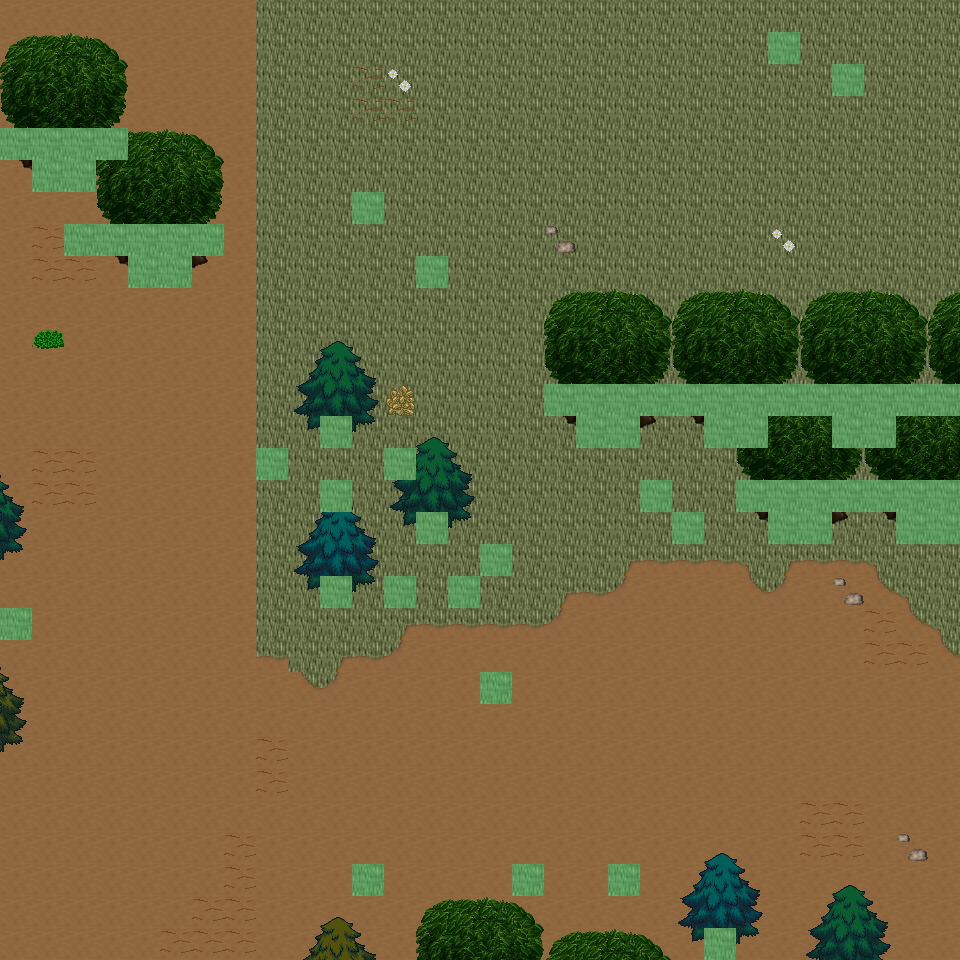

A level layout from a 2D game, rendered from its tile map. Below: a short description, then the map file with tile-grid data replaced by summaries:
An orthogonal 30x30 tile map with 32x32 px tiles, 6 tile layers (Ground, Object, Object2, Above, ...), 25 tilesets and 5 objects (5x mapExit).

<map version="1.0" orientation="orthogonal" renderorder="right-down" width="30" height="30" tilewidth="32" tileheight="32" nextobjectid="6">
  <tileset firstgid="1" name="tileset_ground_ground" tilewidth="32" tileheight="32" tilecount="33" columns="3">
    <image source="../drawable/tileset_ground_ground.png" width="96" height="352" />
  </tileset>
  <tileset firstgid="34" name="tileset_ground_grass_edges" tilewidth="32" tileheight="32" tilecount="36" columns="12">
    <image source="../drawable/tileset_ground_grass_edges.png" width="384" height="96" />
  </tileset>
  <tileset firstgid="70" name="tileset_ground_ridge_earth_dark" tilewidth="32" tileheight="32" tilecount="96" columns="12">
    <image source="../drawable/tileset_ground_ridge_earth_dark.png" width="384" height="256" />
  </tileset>
  <tileset firstgid="166" name="tileset_plant_flower_daisy_white" tilewidth="32" tileheight="32" tilecount="8" columns="2">
    <image source="../drawable/tileset_plant_flower_daisy_white.png" width="64" height="128" />
  </tileset>
  <tileset firstgid="174" name="tileset_plant_grasses" tilewidth="32" tileheight="32" tilecount="6" columns="3">
    <image source="../drawable/tileset_plant_grasses.png" width="96" height="64" />
  </tileset>
  <tileset firstgid="180" name="tileset_ground_rock_pebbles" tilewidth="32" tileheight="32" tilecount="3" columns="1">
    <image source="../drawable/tileset_ground_rock_pebbles.png" width="32" height="96" />
  </tileset>
  <tileset firstgid="183" name="tileset_plant_flower_daisy_blue" tilewidth="32" tileheight="32" tilecount="8" columns="2">
    <image source="../drawable/tileset_plant_flower_daisy_blue.png" width="64" height="128" />
  </tileset>
  <tileset firstgid="191" name="tileset_ground_ladder_vertical_dark" tilewidth="32" tileheight="32" tilecount="3" columns="3">
    <image source="../drawable/tileset_ground_ladder_vertical_dark.png" width="96" height="32" />
  </tileset>
  <tileset firstgid="194" name="tileset_item_corpse_huge_animal" tilewidth="32" tileheight="32" tilecount="16" columns="2">
    <image source="../drawable/tileset_item_corpse_huge_animal.png" width="64" height="256" />
  </tileset>
  <tileset firstgid="210" name="tileset_ground_ladder_steps" tilewidth="32" tileheight="32" tilecount="6" columns="3">
    <image source="../drawable/tileset_ground_ladder_steps.png" width="96" height="64" />
  </tileset>
  <tileset firstgid="216" name="tileset_logic_creature_rodent" tilewidth="32" tileheight="32" tilecount="8" columns="8">
    <image source="../drawable/tileset_logic_creature_rodent.png" width="256" height="32" />
  </tileset>
  <tileset firstgid="224" name="tileset_logic_creature_animal" tilewidth="32" tileheight="32" tilecount="32" columns="8">
    <image source="../drawable/tileset_logic_creature_animal.png" width="256" height="128" />
  </tileset>
  <tileset firstgid="256" name="tileset_logic_portal" tilewidth="32" tileheight="32" tilecount="24" columns="8">
    <image source="../drawable/tileset_logic_portal.png" width="256" height="96" />
  </tileset>
  <tileset firstgid="280" name="tileset_logic_creature_orc" tilewidth="32" tileheight="32" tilecount="5" columns="5">
    <image source="../drawable/tileset_logic_creature_orc.png" width="192" height="32" />
  </tileset>
  <tileset firstgid="285" name="tileset_logic_collision" tilewidth="32" tileheight="32" tilecount="1" columns="1">
    <image source="../drawable/tileset_logic_collision.png" width="32" height="32" />
  </tileset>
  <tileset firstgid="286" name="tileset_ground_green_paving" tilewidth="32" tileheight="32" tilecount="18" columns="3">
    <image source="../drawable/tileset_ground_green_paving.png" width="96" height="192" />
  </tileset>
  <tileset firstgid="304" name="tileset_logic_protection" tilewidth="32" tileheight="32" tilecount="2" columns="2">
    <image source="../drawable/tileset_logic_protection.png" width="64" height="32" />
  </tileset>
  <tileset firstgid="306" name="tileset_ground_earth_edges" tilewidth="32" tileheight="32" tilecount="18" columns="6">
    <image source="../drawable/tileset_ground_earth_edges.png" width="192" height="96" />
  </tileset>
  <tileset firstgid="324" name="tileset_ground_grass_corners" tilewidth="32" tileheight="32" tilecount="24" columns="6">
    <image source="../drawable/tileset_ground_grass_corners.png" width="192" height="128" />
  </tileset>
  <tileset firstgid="348" name="tileset_plant_tree_tree_darkgreen" tilewidth="32" tileheight="32" tilecount="88" columns="8">
    <image source="../drawable/tileset_plant_tree_tree_darkgreen.png" width="256" height="352" />
  </tileset>
  <tileset firstgid="436" name="tileset_plant_tree_evergreen" tilewidth="32" tileheight="32" tilecount="36" columns="3">
    <image source="../drawable/tileset_plant_tree_evergreen.png" width="96" height="384" />
  </tileset>
  <tileset firstgid="472" name="tileset_building_decoration_rocks" tilewidth="32" tileheight="32" tilecount="6" columns="3">
    <image source="../drawable/tileset_building_decoration_rocks.png" width="96" height="64" />
  </tileset>
  <tileset firstgid="478" name="tileset_plant_bush_bushes" tilewidth="32" tileheight="32" tilecount="10" columns="5">
    <image source="../drawable/tileset_plant_bush_bushes.png" width="160" height="64" />
  </tileset>
  <tileset firstgid="488" name="tileset_plant_bush_various_small" tilewidth="32" tileheight="32" tilecount="9" columns="3">
    <image source="../drawable/tileset_plant_bush_various_small.png" width="96" height="96" />
  </tileset>
  <tileset firstgid="497" name="tileset_ground_dry_grass" tilewidth="32" tileheight="32" tilecount="54" columns="9">
    <image source="../drawable/tileset_ground_dry_grass.png" width="288" height="192" />
  </tileset>
  <layer name="Ground" width="30" height="30">
    <data>[900 cells, 900 non-empty, 2 distinct tile ids]</data>
  </layer>
  <layer name="Object" width="30" height="30">
    <data>[900 cells, 128 non-empty, 21 distinct tile ids]</data>
  </layer>
  <layer name="Object2" width="30" height="30">
    <data>[900 cells, 0 non-empty, 0 distinct tile ids]</data>
  </layer>
  <layer name="Above" width="30" height="30">
    <data>[900 cells, 164 non-empty, 39 distinct tile ids]</data>
  </layer>
  <layer name="Above2" width="30" height="30">
    <data>[900 cells, 7 non-empty, 4 distinct tile ids]</data>
  </layer>
  <layer name="Walkable" width="30" height="30">
    <data>[900 cells, 64 non-empty, 1 distinct tile ids]</data>
  </layer>
  <objectgroup name="MapEvents">
    <object id="1" name="south" type="mapExit" x="0" y="928" width="704" height="32">
      <properties>
        <property name="map" value="level_0_x174_y26" />
        <property name="x" value="0" />
        <property name="y" value="1" />
      </properties>
    </object>
    <object id="2" name="south2" type="mapExit" x="736" y="928" width="224" height="32">
      <properties>
        <property name="map" value="level_0_x174_y26" />
        <property name="x" value="23" />
        <property name="y" value="1" />
      </properties>
    </object>
    <object id="3" name="west" type="mapExit" x="0" y="0" width="32" height="128">
      <properties>
        <property name="map" value="level_0_x173_y25" />
        <property name="x" value="28" />
        <property name="y" value="0" />
      </properties>
    </object>
    <object id="4" name="west2" type="mapExit" x="0" y="160" width="32" height="448">
      <properties>
        <property name="map" value="level_0_x173_y25" />
        <property name="x" value="28" />
        <property name="y" value="5" />
      </properties>
    </object>
    <object id="5" name="west3" type="mapExit" x="0" y="640" width="32" height="320">
      <properties>
        <property name="map" value="level_0_x173_y25" />
        <property name="x" value="28" />
        <property name="y" value="20" />
      </properties>
    </object>
  </objectgroup>
</map>
